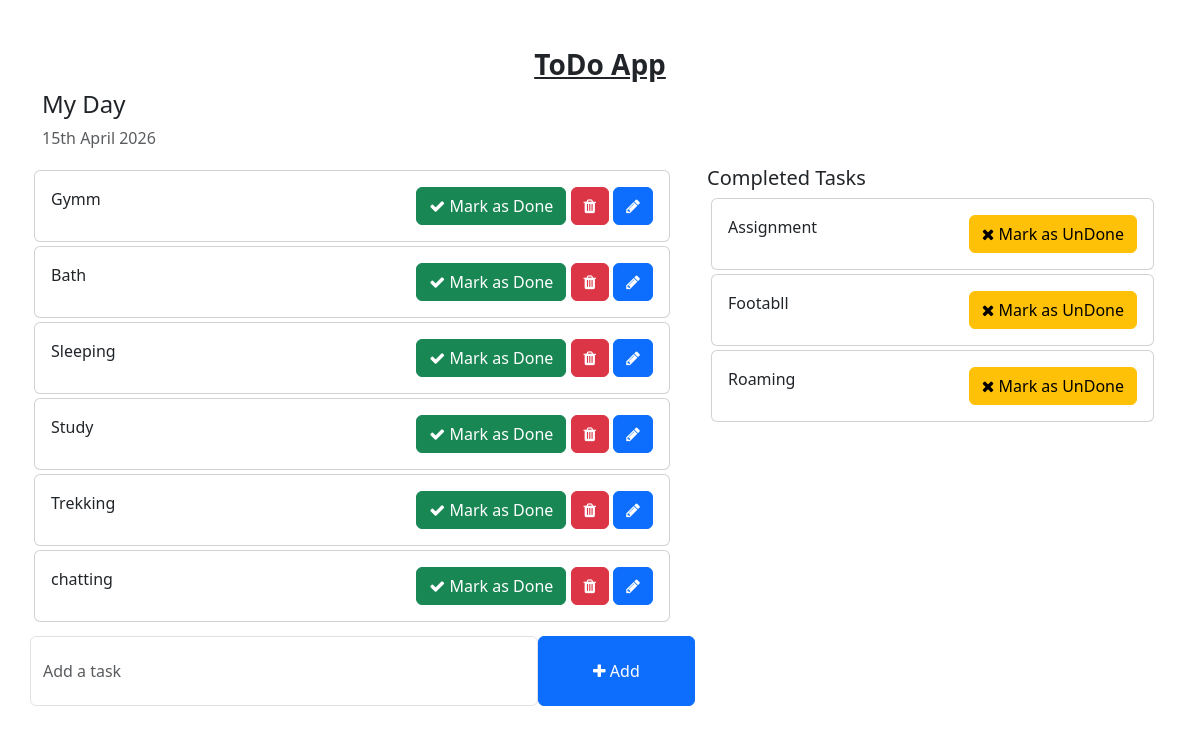
/, run on an earlier commit of the app's database.
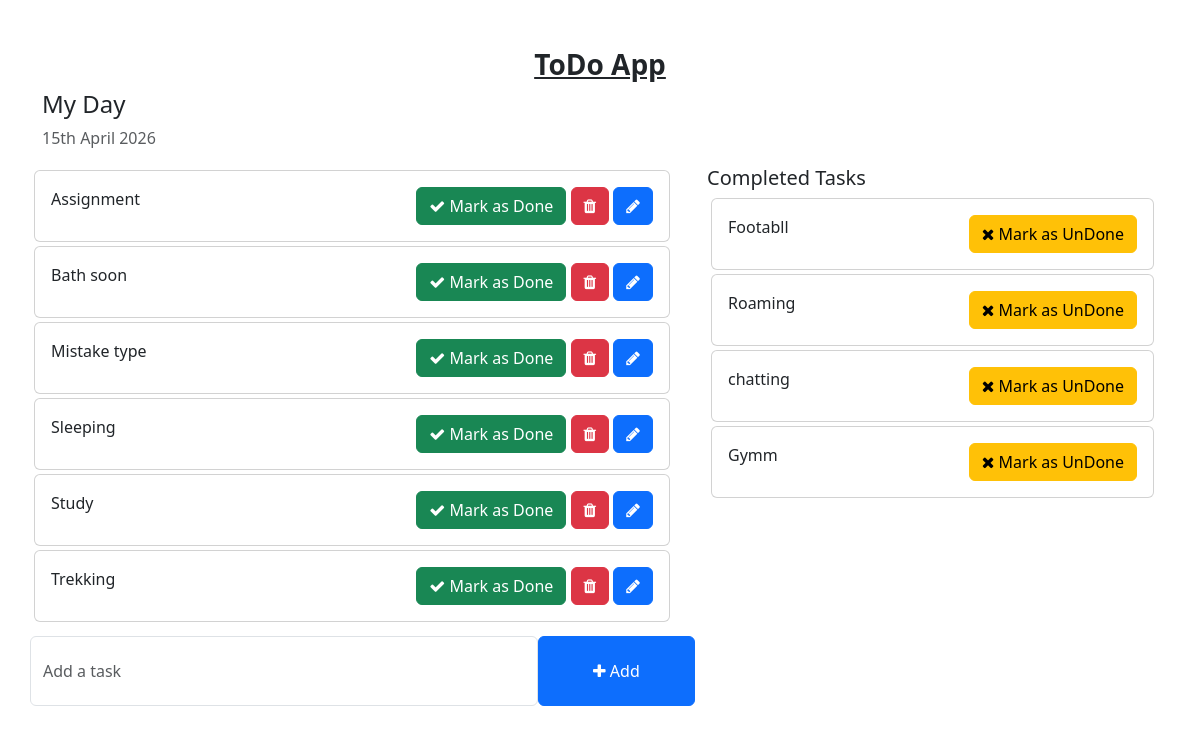
And on a later commit of the database.
### todo/models.py (models this page shows, shortened)
class Task(models.Model):
    task = models.CharField(max_length = 250)
    is_completed = models.BooleanField(default= False)
    created_at = models.DateTimeField(auto_now_add=True)
    updated_at = models.DateField(auto_now=True)

### todo_main/views.py (the view)
# urls.py: 2. Add a URL to urlpatterns:  path('', views.home, name='home')
def home(request):
    tasks= Task.objects.filter(is_completed = False). order_by('-updated_at')
    completed_tasks = Task.objects.filter(is_completed= True)
    context = {
        'tasks' : tasks,
        'completed_tasks' : completed_tasks,
    }
    return render(request, 'home.html' , context)

### templates/home.html (shortened to what this page needs)
<!DOCTYPE html>
<html lang="en">
<head>
    <link href="https://cdn.jsdelivr.net/npm/bootstrap@5.3.0-alpha1/dist/css/bootstrap.min.css" rel="stylesheet"
>
    <link rel="stylesheet" href="https://cdnjs.cloudflare.com/ajax/libs/font-awesome/4.7.0/css/font-awesome.min.css">
</head>
<body>
    <div class="container">
        <h3 class="pt-5 text-center"> <b> <u>ToDo App </u> </b> </h3>
        <div class="row">
            <h4>My Day</h4>
            <p class="text-muted">{% now "jS F Y" %}</p>
            <div class="col-md-7 col-lg-7 p-0">
                <div class="left-panel">
                    <div class="task-list">
                        {% for i in tasks %}
                        <div class="card m-1">
                            <div class="card-body">
                                {{ i.task }}
                                <span style="position: relative; float: right;">
                                    <a href="{% url 'mark_as_done' i.pk %}" class="btn btn-success"><i
                                            class="fa fa-check"></i> Mark as Done</a>
                                    <a href="{% url 'delete_task' i.pk %}" class="btn btn-danger"><i class="fa fa-trash"></i></a>
                                    <a href="{% url 'edit_task' i.pk %}" class="btn btn-primary"><i class="fa fa-pencil"></i></a>
                                </span>
                            </div>
                        </div>
                        {% endfor %}
                    </div>
                    <div class="add-task-bar">
                        <form action="{% url 'addTask' %}" method="POST">
                            <div class="form-group">
                                <span style="display: flex;">
                                    <input type="text" name="task" class="form-control" placeholder="Add a task">
                                    <button type="submit" class="btn btn-primary" style="width: 200px;"><i
                                            class="fa fa-plus"></i>
                                        Add</button>
                                </span>
                            </div>
                        </form>
                    </div>
                </div>
            </div>
            <div class="col-md-5 col-lg-5">
                <h5>Completed Tasks</h5>
                {% for i in completed_tasks %}
                <div class="card m-1">
                    <div class="card-body">
                        {{ i.task }}
                        <span style="position: relative; float: right;">
                            <a href="{% url 'mark_as_Undone' i.pk %}" class="btn btn-warning"><i class="fa fa-times"></i>
                                Mark as UnDone</a>
                        </span>
                    </div>
                </div>
                {% endfor %}
            </div>
        </div>
    </div>
</body>
</html>

### templates/home.html (style rules this page uses)
.form-control { padding: 1.375rem .75rem !important; }
.task-list { flex: 1; min-height: 0; overflow-y: auto; overflow-x: hidden; scrollbar-gutter: stable; background: #ffffff; border-radius: 12px; padding-right: 6px; scrollbar-width: auto; scrollbar-color: #6b7280 #e5e7eb; }
.task-list .card { margin-right: 4px; }
.left-panel { height: 540px; display: flex; flex-direction: column; }
.add-task-bar { position: sticky; bottom: 0; background: #ffffff; padding-top: 12px; z-index: 2; }

What changed in the data, as far as the page shows it:
changed Task "Assignment": moves from the list under "Completed Tasks" to the list under "My Day"
changed Task: task "Bath" → "Bath soon"
added Task: task "Mistake type", shown under "My Day"
changed Task "chatting": moves from the list under "My Day" to the list under "Completed Tasks"
changed Task "Gymm": moves from the list under "My Day" to the list under "Completed Tasks"
